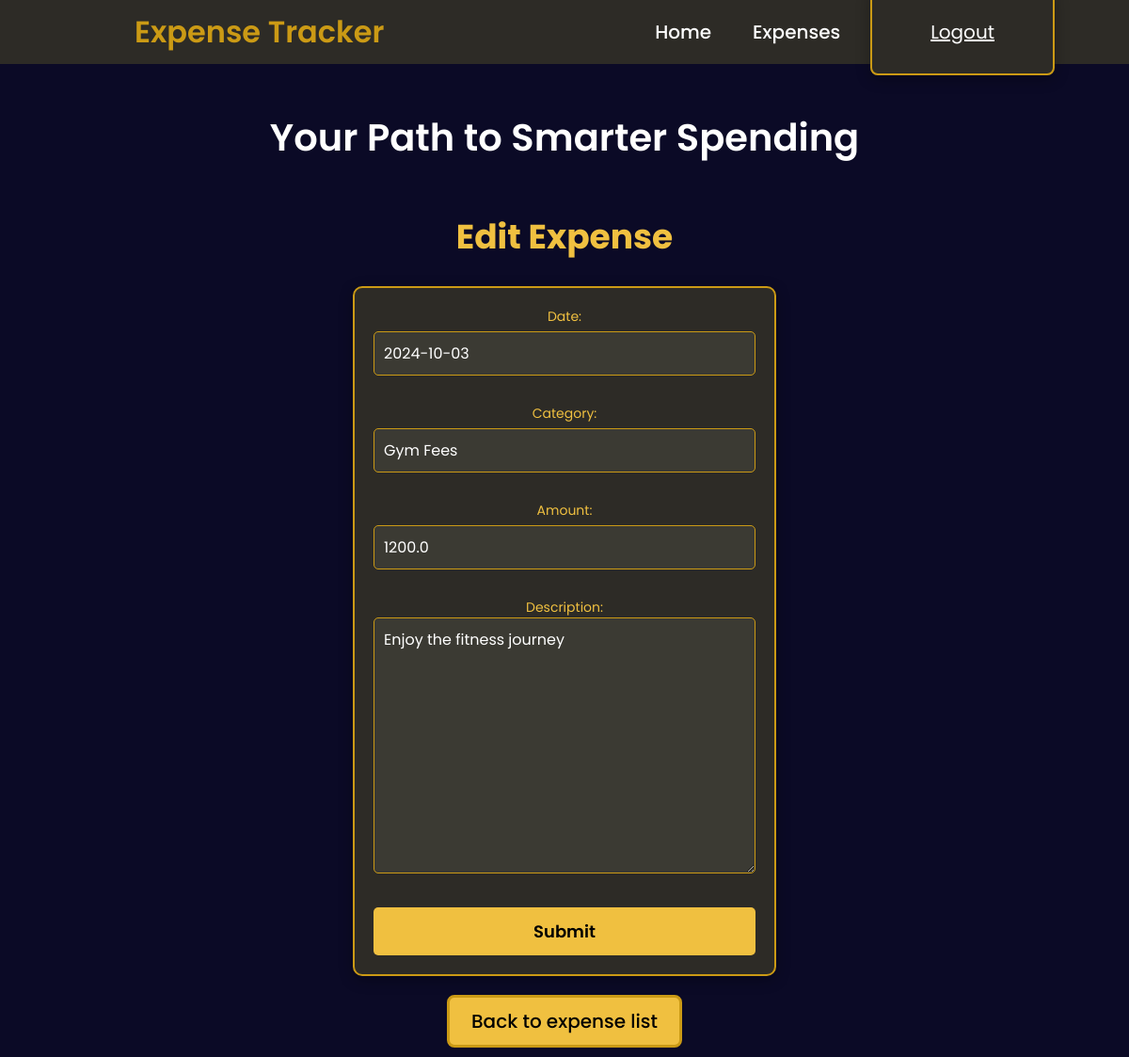
The app's page /expense/3/edit/ (signed in) with its own data.
### testapp/models.py (models this page shows, shortened)
class ExpenseModel(models.Model):
    date = models.DateField()
    category = models.CharField(max_length=250)
    description = models.TextField(max_length=1000)
    amount = models.FloatField()
    user = models.ForeignKey(User, on_delete=models.CASCADE)

### testapp/views.py (the view)
# urls.py: path('<int:expense_id>/edit/', views.expense_edit, name='expense_edit'),
@login_required
def expense_edit(request, expense_id):
    expense = get_object_or_404(ExpenseModel, pk=expense_id, user=request.user)
    if request.method == 'POST':
        form = ExpenseForm(request.POST, request.FILES, instance=expense)
        if form.is_valid():
            expense = form.save(commit=False)
            expense.user = request.user
            expense.save()
            return redirect('expense_list')
    else:
        form = ExpenseForm(instance=expense)
    return render(request, 'expense_form.html', {'form': form})

### testapp/forms.py
class ExpenseForm(forms.ModelForm):
    class Meta:
        model = ExpenseModel
        fields = ['date', 'category', 'amount', 'description']

### templates/expense_form.html (shortened to what this page needs)
{% extends "base.html" %}
{% block content %}
<h1 class="h-exp">Your Path to Smarter Spending</h1>
<h2>
    {% if form.instance.pk %} Edit Expense {% else %} Create Expense {% endif %}
</h2>
<form method="POST" enctype="multipart/form-data" class="form">
    {{form.as_p}}
    <button class="s-btn" type="submit">Submit</button>
</form>
<a class="b-exp"href="{% url 'expense_list' %}">Back to expense list</a>
{% endblock %}

### static/css/styles.css (style rules this page uses)
* { margin: 0; padding: 0; box-sizing: border-box; font-family: 'Poppins', sans-serif; }
body { background-color: #0b0a26; color: white; }
form { font-size: 20px; font-size: 600; max-width: 300px; margin: 0 auto; background-color: #2d2b26; border-radius: 8px; }
.h-exp { text-align: center; margin: 3rem; font-weight: 600; font-size: 40px; }
.form { width: 50%; margin: 0 auto; padding: 20px; border: 2px solid #cb9a15; border-radius: 10px; background-color: #2d2b26; color: #fff; }
h2 { text-align: center; font-size: 28px; font-weight: 600; color: #f0c040; margin-bottom: 20px; }
.form input[type="text"], .form input[type="email"], .form input[type="number"], .form input[type="file"], .form textarea, .form select { width: 100%; padding: 10px; margin-bottom: 15px; border: 1px solid #cb9a15; border-radius: 5px; background-color: #3b3a33; color: #fff; font-size: 16px; }
.s-btn { display: block; width: 100%; padding: 12px; background-color: #f0c040; color: #000; font-weight: 600; font-size: 18px; border: none; border-radius: 5px; cursor: pointer; transition: background-color 0.3s ease; }
.b-exp { display: block; margin: 20px auto 10px auto; text-align: center; color: #f0c040; text-decoration: none; font-weight: 500; color: #000; border: 3px solid #cb9a15; border-radius: 8px; background-color: #f0c040; padding: 10px 15px; width: 250px; font-size: 20px; }
h2 { font-size: 36px; font-weight: 700; text-align: center; color: #f0c040; margin-bottom: 25px; }
form { max-width: 450px; margin: 0 auto; padding: 30px; background-color: #2d2b26; border: 2px solid #cb9a15; border-radius: 8px; box-shadow: 0 4px 15px rgba(0, 0, 0, 0.3); }
form p { margin: 0 0 15px; font-size: 14px; color: #f0c040; }
form input { width: 100%; padding: 12px; margin-top: 5px; margin-bottom: 20px; border: 1px solid #cb9a15; border-radius: 5px; background-color: #3a3a3a; color: white; }
button { width: 100%; padding: 15px; background-color: #f0c040; color: #000; border: none; border-radius: 5px; cursor: pointer; font-size: 20px; transition: background-color 0.3s, transform 0.2s; }
a { color: #cb9a15; text-decoration: none; font-weight: bold; }
p { text-align: center; margin-top: 15px; font-size: 14px; color: white; }

### records on screen
ExpenseModel: date "2024-10-03", category "Gym Fees", amount "1200.0", description "Enjoy the fitness journey"
